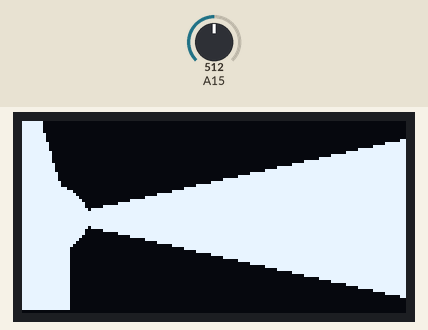
A sketch run on a simulated Arduino Mega 2560, built with avr-gcc and run on an emulated ATmega2560. Parts: 128×64 one-colour display. The inputs (shaded band) are chosen by the test bench; at power-on: A15 = 512. The display library's start-up logo is not drawn.

Above: at 1.2 s.
1.3 s: A15 set to 716
At 3.5 s:
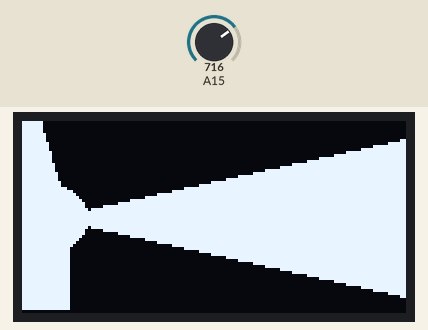
3.8 s: A15 set to 306
6.0 s: A15 set to 122
At 7.7 s:
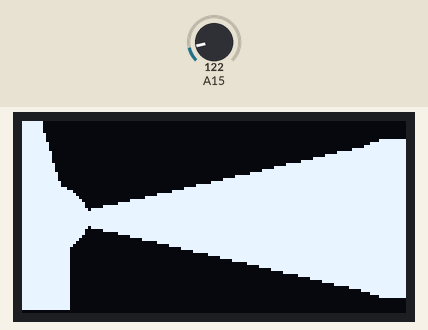
Timing chart, 0 to 9.2 s (numbered marks = the images above; inputs shaded):
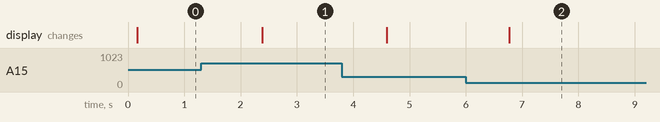

Measured:
- after the input at 1.3 s, the display: changes after 1.1 s (image 1)
- after the input at 6.0 s, the display: changes after 0.77 s (image 2)

The sketch:

fart.ino
```cpp
/*
    Name:       fart.ino
    Created:	06.07.2018 22:41:19
    Author:     Marlon Kersting
*/

#include <Wire.h>
#include <Adafruit_SSD1306.h>
#include <Adafruit_GFX.h>

// OLED display TWI address
#define OLED_ADDR   0x3C

const int xAss = 11;
const int yAss = 32;
int maxWert = 0;

// reset pin not used on 4-pin OLED module
Adafruit_SSD1306 display(-1);  // -1 = no reset pin

void setup() {
	Serial.begin(9600);
	// initialize display
	display.begin(SSD1306_SWITCHCAPVCC, OLED_ADDR);
	display.display();
	delay(5);	//Datenübertragung und boot.
}

void loop() {
	display.clearDisplay();
	int wert = analogRead(A15);
	if (wert > maxWert) { maxWert = wert; }
	fart(wert, maxWert);
	delay(1000);
}


//------------------------DISPLAY------------------------//
void fart(int x, int xMax) {
	display.clearDisplay();
	emptyFart(xMax);
	//Kreise
	int viertel = (getY(x) - getNegY(x)) / 4;						// Viertel für die Position und Radien der Kreise
	display.fillCircle(x, yAss + viertel, viertel, WHITE);			// x bleibt x; y wird um ein Viertel der Länge der Base verschoben.; Radius ist ein Viertel
	display.fillCircle(x, yAss - viertel, viertel, WHITE);
	display.fillCircle(x + (x / 10) - 1, yAss, viertel, WHITE);		// Kreis in der Mitte.

	drawAss();
	//Dreieick
	display.fillTriangle(xAss, yAss, x, getY(x), x, getNegY(x), WHITE);
	display.display();
}

void emptyFart(int x) {
	//Kreise
	int viertel = (getY(x) - getNegY(x)) / 4;						// Viertel für den Position und Radien der Kreise
	display.drawCircle(x, yAss + viertel, viertel, WHITE);			// x bleibt x; y wird um ein Viertel der Länge der Base verschoben.; Radius ist ein Viertel
	display.drawCircle(x, yAss - viertel, viertel, WHITE);
	display.drawCircle(x + (x / 10) - 1, yAss, viertel, WHITE);		// Kreis in der Mitte.

	//Linien Entfernen
	//display.fillCircle(x, yAss + viertel, viertel - 1, BLACK);    // Radius der Löschkreise um eins reduziert um Linien in den Kreisen zu entfernen.
	//display.fillCircle(x, yAss - viertel, viertel - 1, BLACK);	// Benötigt Rechteck zum entfernen der linken Kreishälften.
	//display.fillCircle(x + (x / 10) - 1, yAss, viertel - 1, BLACK);
	//display.fillRect(xAss, 0, x - xAss, 64, BLACK); // Feld kann kleiner sein.

	display.fillCircle(x-1, yAss + viertel, viertel , BLACK);      // Löschkreise auf X-Achse verschoben, spaart einen Befehlt, es entsteht aber eine kleine Lücke.
	display.fillCircle(x-1, yAss - viertel, viertel , BLACK);
	display.fillCircle(x + (x / 10) - 2, yAss, viertel , BLACK);


	//Dreieick
	display.drawTriangle(xAss, yAss, x, getY(x), x, getNegY(x), WHITE);

	//Linie Entfernen
	display.drawLine(x, getY(x) - 1, x, getNegY(x) + 1, BLACK);
}


void drawAss() {
	display.fillRect(0, 0, 16, 63, WHITE);
	display.fillTriangle(16, 30, 16, 0, 7, 0, BLACK);
	display.fillCircle(xAss, yAss, 10, WHITE);
}

int getY(float x) {
	return (int)(x * 0.22) + 32; //Funktion zur Berechnung der Geraden
}

int getNegY(float x) {
	return (int)-(x * 0.22) + 32; //Funktion zur Berechnung der Geraden
}
```
